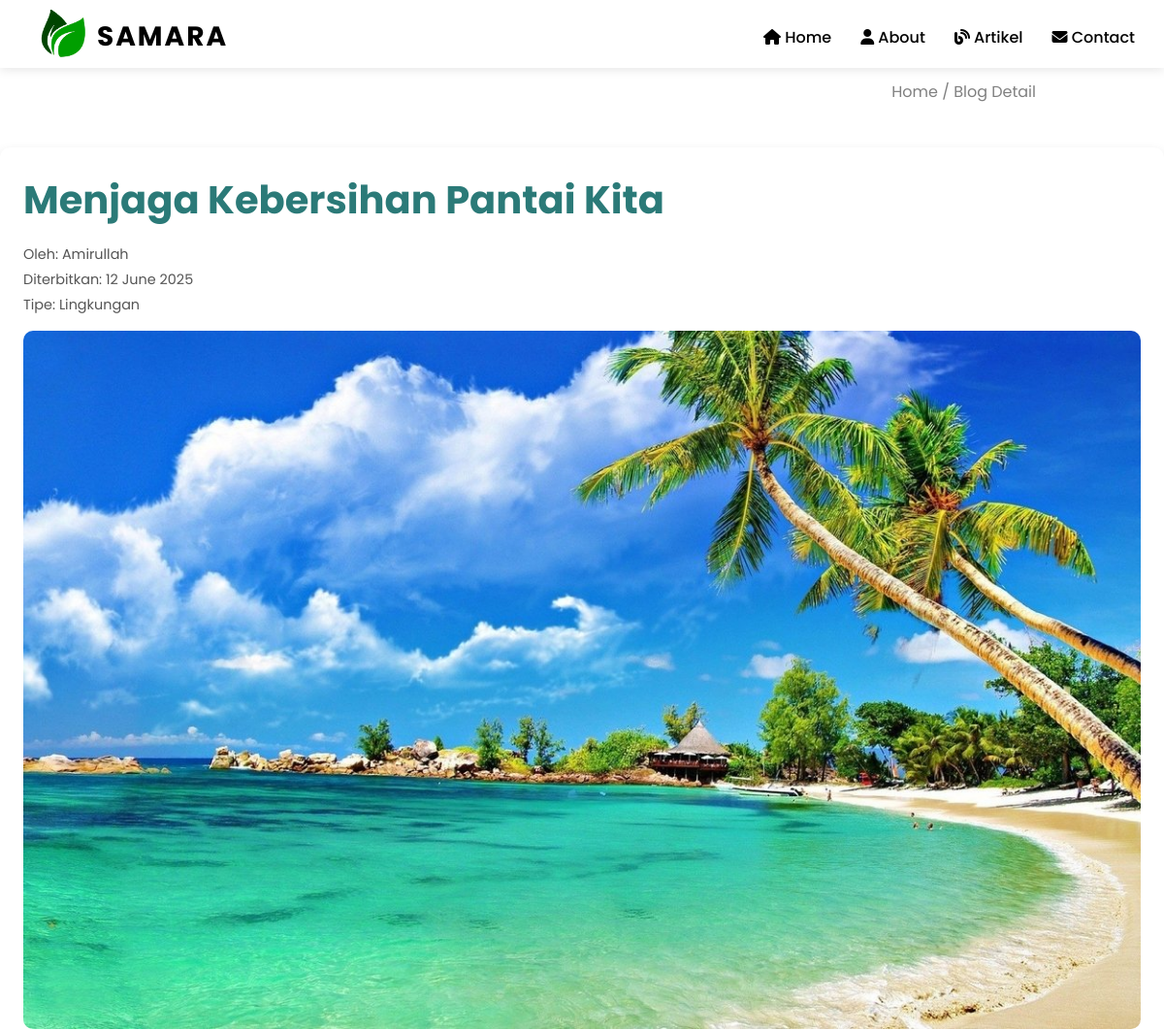
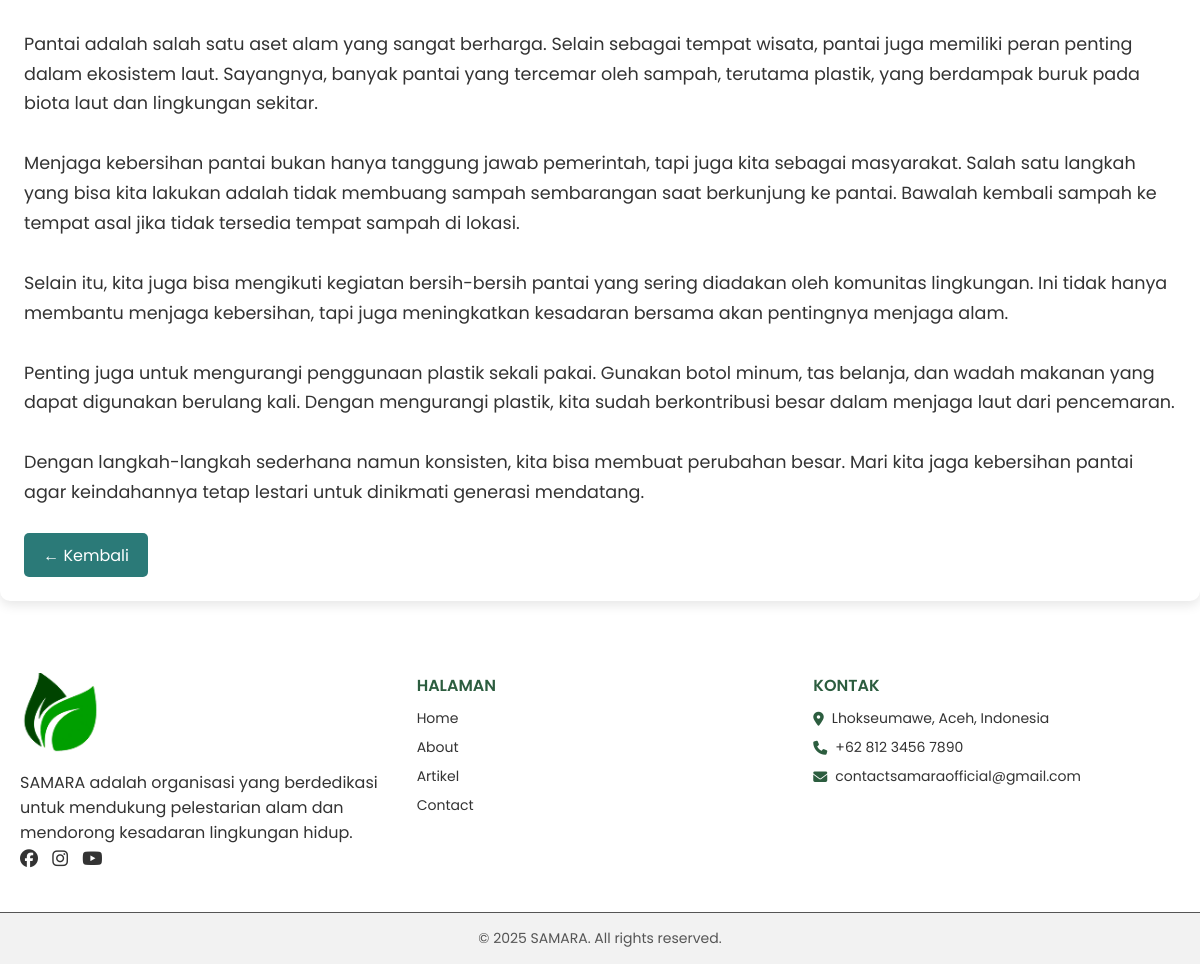
/blog-detail.php?id=A0002, run on the app's committed database (2 pictures, top to bottom).
### tables this page shows
CREATE TABLE `artikel` (
    `id_artikel` varchar(5) NOT NULL,
    `judul` varchar(255) NOT NULL,
    `isi` text NOT NULL,
    `tanggal_publish` datetime DEFAULT current_timestamp(),
    `deskripsi_singkat` varchar(255) DEFAULT NULL,
    `status` enum('draft','publish') DEFAULT 'draft',
    `id_admin` varchar(5) DEFAULT NULL,
    `id_tipe` varchar(6) DEFAULT NULL,
    `gambar` varchar(50) NOT NULL
  );

CREATE TABLE `tipe_artikel` (
  `id_tipe` varchar(6) NOT NULL,
  `nama_tipe` varchar(100) NOT NULL,
  `deskripsi` text DEFAULT NULL
);

### blog-detail.php (the view, shortened to what this page needs)
<?php
require './database/koneksi.php';
$id_artikel = isset($_GET['id']) ? $_GET['id'] : '';
$query = mysqli_query($koneksi, "
    SELECT a.*, t.nama_tipe, ad.nama_admin
    FROM artikel a
    LEFT JOIN tipe_artikel t ON a.id_tipe = t.id_tipe
    LEFT JOIN admin ad ON a.id_admin = ad.id_admin
    WHERE a.id_artikel = '$id_artikel'
");
$data = mysqli_fetch_assoc($query);
?>
<!DOCTYPE html>
<html lang="id">
<head>
  <link rel="stylesheet" href="css/blog-detail.css" />
</head>
<body>
  <div class="falling-leaves"></div>
  <?php include 'navbar.php' ?>
  <div class="penanda">
    <p class="fade-left" data-aos="fade-left">Home / Blog Detail</p>
  </div>
<?php if ($data): ?>
  <div class="article-detail">
    <div class="article-header fade-down">
      <h1><?= htmlspecialchars($data['judul']) ?></h1>
      <div class="article-meta">
        <span class="author">Oleh: <?= htmlspecialchars($data['nama_admin']) ?></span>
        <span class="date">Diterbitkan: <?= date('d F Y', strtotime($data['tanggal_publish'])) ?></span>
        <span class="type">Tipe: <?= htmlspecialchars($data['nama_tipe']) ?></span>
      </div>
    </div>
    <div class="article-image fade-down">
      <img src="<?= htmlspecialchars($data['gambar']) ?>" alt="<?= htmlspecialchars($data['judul']) ?>" />
    </div>
    <div class="article-content fade-down">
      <?= nl2br($data['isi']) ?>
    </div>
    <button class="back-button fade-down" onclick="window.history.back()">← Kembali</button>
  </div>
<?php else: ?>
  <div class="article-detail">
    <p>Artikel tidak ditemukan.</p>
  </div>
<?php endif; ?>
<footer>
  <div class="footer-container">
    <div class="footer-section">
      <img src="img/icon-logo.png" alt="Logo SAMARA" class="footer-logo">
      <p>
        SAMARA adalah organisasi yang berdedikasi untuk mendukung pelestarian alam dan mendorong kesadaran lingkungan hidup.
      </p>
      <div class="social-links">
        <a href="#"><i class="fa-brands fa-facebook"></i></a>
        <a href="#"><i class="fa-brands fa-instagram"></i></a>
        <a href="#"><i class="fa-brands fa-youtube"></i></a>
      </div>
    </div>
    <div class="footer-section">
      <h4>HALAMAN</h4>
      <ul>
        <li><a href="index.php">Home</a></li>
        <li><a href="about.php">About</a></li>
        <li><a href="blog.php">Artikel</a></li>
        <li><a href="contact.php">Contact</a></li>
      </ul>
    </div>
    <div class="footer-section">
      <h4>KONTAK</h4>
      <ul>
        <li><i class="fa-solid fa-location-dot"></i> Lhokseumawe, Aceh, Indonesia</li>
        <li><i class="fa-solid fa-phone"></i> +62 812 3456 7890</li>
        <li><i class="fa-solid fa-envelope"></i> contactsamaraofficial@gmail.com</li>
      </ul>
    </div>
  </div>
  <div class="footer-bottom">
    <p>&copy; 2025 SAMARA. All rights reserved.</p>
  </div>
</footer>
</body>
</html>

### css/blog-detail.css (style rules this page uses)
* { margin: 0; padding: 0; box-sizing: border-box; font-family: 'Poppins', sans-serif; }
.footer-bottom { color: #aaa; border-top: 1px solid; text-align: center; padding: 15px 20px; font-family: 'Poppins', sans-serif; font-size: 0.9rem; }
.falling-leaves { position: fixed; top: 0; left: 0; width: 100%; height: 100%; pointer-events: none; overflow: hidden; z-index: 0; }
.penanda { height: 50px; margin-top: 70px; line-height: 50px; text-align: right; padding: 0 11%; color: grey; }
body { font-family: 'Poppins', sans-serif; background-color: #fff; margin: 0; padding: 0; color: #333; }
.fade-down { opacity: 0; transform: translateY(-20px); animation: fadeDown 0.8s forwards; animation-delay: 0.2s; }
.fade-left { opacity: 0; transform: translateX(-20px); animation: fadeLeft 0.8s forwards; animation-delay: 0.2s; }
footer { font-family: 'Poppins', sans-serif; color: #333; }
.footer-container { background-color: #ffffff; max-width: 1200px; margin: auto; padding: 40px 20px; display: flex; flex-wrap: wrap; justify-content: space-between; gap: 30px; }
.footer-section { flex: 1 1 200px; }
.footer-logo { width: 80px; height: auto; margin-bottom: 10px; }
.footer-section h4 { font-size: 16px; font-weight: 600; margin-bottom: 10px; color: #2c5d3f; }
.footer-section ul { list-style: none; padding: 0; margin: 0; }
.footer-section ul li { margin-bottom: 8px; font-size: 14px; display: flex; align-items: center; }
.footer-section ul li a { text-decoration: none; color: #333; transition: color 0.3s; }
.footer-section ul li i { margin-right: 8px; color: #2c5d3f; }
.social-links a { display: inline-block; margin-right: 10px; color: #333; font-size: 18px; transition: color 0.3s; }
.footer-bottom { background-color: #f2f2f2; text-align: center; padding: 15px 20px; font-size: 14px; color: #555; }
.article-detail { max-width: 1200px; margin: 2rem auto; padding: 1.5rem; background-color: #ffffff; border-radius: 10px; box-shadow: 0 4px 12px rgba(0, 0, 0, 0.1); }
.article-header h1 { font-size: 2.5rem; margin-bottom: 0.5rem; color: #2b7a78; }
.article-meta { display: flex; flex-direction: column; gap: 0.3rem; font-size: 0.9rem; color: #555; margin-top: 1rem; margin-bottom: 1rem; }
.article-image img { width: 100%; border-radius: 10px; margin-bottom: 1.5rem; }
.article-content { font-size: 1.1rem; line-height: 1.7; color: #333; }
.back-button { background-color: #2b7a78; color: white; border: none; padding: 0.6rem 1.2rem; border-radius: 5px; cursor: pointer; font-size: 1rem; transition: background-color 0.3s; }

### data on the page
artikel: judul "Menjaga Kebersihan Pantai Kita", id_admin.nama_admin "Amirullah", tanggal_publish "12 June 2025", id_tipe.nama_tipe "Lingkungan", gambar (picture), isi "Pantai adalah salah satu aset alam yang sangat berharga. Selain sebagai tempat wisata, pantai juga memiliki peran penting dalam ekosistem laut. Sayangnya, banyak pantai yang tercemar oleh sampah, terutama plastik, yang berdampak buruk pada biota laut dan lingkungan sekitar. Menjaga kebersihan pantai bukan hanya tanggung jawab pemerintah, tapi juga kita sebagai masyarakat. Salah satu langkah yang bisa kita lakukan adalah tidak membuang sampah sembarangan saat berkunjung ke pantai. Bawalah kembali sampah ke tempat asal jika tidak tersedia tempat sampah di lokasi. Selain itu, kita juga bisa mengikuti kegiatan bersih-bersih pantai yang sering diadakan oleh komunitas lingkungan. Ini tidak hanya…"
